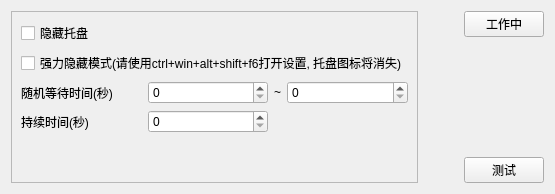
        <widget class="QWidget" name="settings">
         <attribute name="title">
          <string>设置</string>
         </attribute>
         <layout class="QGridLayout" name="gridLayout_5">
          <item row="0" column="2">
           <widget class="QPushButton" name="is_active">
            <property name="cursor">
             <cursorShape>PointingHandCursor</cursorShape>
            </property>
            <property name="toolTip">
             <string>点击切换激活状态</string>
            </property>
            <property name="text">
             <string>工作中</string>
            </property>
           </widget>
          </item>
          <item row="0" column="0" rowspan="3">
           <widget class="QFrame" name="frame">
            <property name="sizePolicy">
             <sizepolicy hsizetype="Preferred" vsizetype="Preferred">
              <horstretch>0</horstretch>
              <verstretch>0</verstretch>
             </sizepolicy>
            </property>
            <property name="frameShape">
             <enum>QFrame::Shape::StyledPanel</enum>
            </property>
            <property name="frameShadow">
             <enum>QFrame::Shadow::Raised</enum>
            </property>
            <layout class="QGridLayout" name="gridLayout_7">
             <item row="3" column="0">
              <widget class="QLabel" name="label_5">
               <property name="toolTip">
                <string>下课后多长时间内不可以再次打开教学软件</string>
               </property>
               <property name="text">
                <string>持续时间(秒)</string>
               </property>
              </widget>
             </item>
             <item row="0" column="0" colspan="4">
              <widget class="QCheckBox" name="if_tray_hide">
               <property name="enabled">
                <bool>true</bool>
               </property>
               <property name="cursor">
                <cursorShape>PointingHandCursor</cursorShape>
               </property>
               <property name="toolTip">
                <string>将托盘图标设置为透明图片</string>
               </property>
               <property name="text">
                <string>隐藏托盘                                                                                      </string>
               </property>
               <property name="checkable">
                <bool>true</bool>
               </property>
               <property name="checked">
                <bool>false</bool>
               </property>
              </widget>
             </item>
             <item row="2" column="3">
              <widget class="QSpinBox" name="b">
               <property name="cursor">
                <cursorShape>IBeamCursor</cursorShape>
               </property>
               <property name="toolTip">
                <string>延迟最大值</string>
               </property>
               <property name="maximum">
                <number>999999999</number>
               </property>
              </widget>
             </item>
             <item row="1" column="0" colspan="4">
              <widget class="QCheckBox" name="if_strong_hide">
               <property name="cursor">
                <cursorShape>PointingHandCursor</cursorShape>
               </property>
               <property name="text">
                <string>强力隐藏模式(请使用ctrl+win+alt+shift+f6打开设置, 托盘图标将消失)</string>
               </property>
              </widget>
             </item>
             <item row="4" column="0" colspan="4">
              <spacer name="verticalSpacer_2">
               <property name="orientation">
                <enum>Qt::Orientation::Vertical</enum>
               </property>
               <property name="sizeHint" stdset="0">
                <size>
                 <width>20</width>
                 <height>40</height>
                </size>
               </property>
              </spacer>
             </item>
             <item row="3" column="1">
              <widget class="QSpinBox" name="hold_seconds">
               <property name="cursor">
                <cursorShape>IBeamCursor</cursorShape>
               </property>
               <property name="maximum">
                <number>999999999</number>
               </property>
              </widget>
             </item>
             <item row="2" column="0">
              <widget class="QLabel" name="label_3">
               <property name="toolTip">
                <string>当下课后会随机在这个范围内取值作为延迟, 然后等待延迟后再杀程序</string>
               </property>
               <property name="text">
                <string>随机等待时间(秒)</string>
               </property>
              </widget>
             </item>
             <item row="2" column="2">
              <widget class="QLabel" name="label_4">
               <property name="sizePolicy">
                <sizepolicy hsizetype="Fixed" vsizetype="Fixed">
                 <horstretch>0</horstretch>
                 <verstretch>0</verstretch>
                </sizepolicy>
               </property>
               <property name="text">
                <string>~</string>
               </property>
              </widget>
             </item>
             <item row="2" column="1">
              <widget class="QSpinBox" name="a">
               <property name="cursor">
                <cursorShape>IBeamCursor</cursorShape>
               </property>
               <property name="toolTip">
                <string>延迟最小值</string>
               </property>
               <property name="maximum">
                <number>999999999</number>
               </property>
              </widget>
             </item>
            </layout>
           </widget>
          </item>
          <item row="2" column="2">
           <widget class="QPushButton" name="test_button">
            <property name="cursor">
             <cursorShape>PointingHandCursor</cursorShape>
            </property>
            <property name="toolTip">
             <string>模拟一次下课</string>
            </property>
            <property name="text">
             <string>测试</string>
            </property>
           </widget>
          </item>
          <item row="0" column="1" rowspan="3">
           <spacer name="horizontalSpacer_2">
            <property name="orientation">
             <enum>Qt::Orientation::Horizontal</enum>
            </property>
            <property name="sizeHint" stdset="0">
             <size>
              <width>40</width>
              <height>20</height>
             </size>
            </property>
           </spacer>
          </item>
         </layout>
        </widget>
